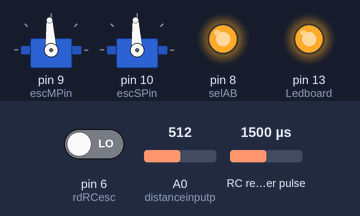
Bench run of a sketch on a simulated Arduino Uno, built with avr-gcc and run on an emulated ATmega328P. Shown: 2 × servo, output pins drawn as LEDs (lit = HIGH). Wiring (inferred from the names in the program): RC receiver channel: data pin 7. The inputs (shaded band) are chosen by the test bench; at power-on: RC receiver pulse 1500 µs, A0 (distanceinputp) = 512, pin 6 (rdRCesc) LOW. What the sketch prints to the serial monitor is not drawn.

Above: at 1.2 s.
1.3 s: RC receiver pulse (sensor on pin 7) set to 1020 µs
At 3.0 s:
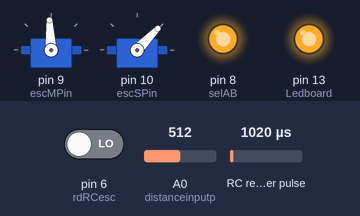
3.7 s: A0 (distanceinputp) set to 54
6.8 s: A0 (distanceinputp) set to 45
At 10.0 s:
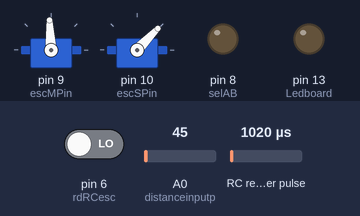
10.4 s: RC receiver pulse (sensor on pin 7) set to 1250 µs
At 12.0 s:
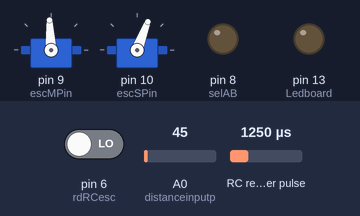
12.7 s: RC receiver pulse (sensor on pin 7) set to 1750 µs
At 14.0 s:
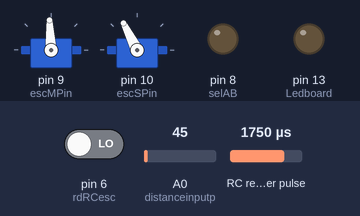
14.9 s: A0 (distanceinputp) set to 122
At 17.5 s:
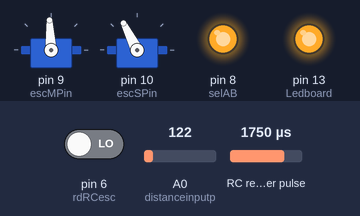
Timing chart, 0 to 19.0 s (numbered marks = the images above; inputs shaded):
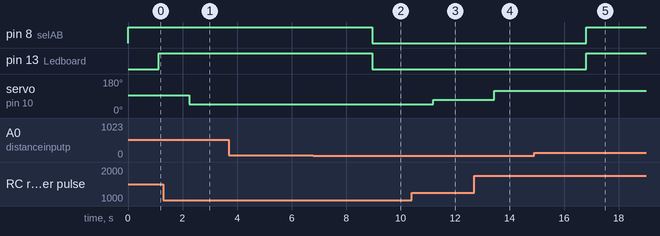

The sketch:

Sensor_2.ino
```cpp
// ===== SENSOR MISSION 2 — AUTO-STOP (Mini IVD 2024-25) =====
// Task: Vehicle auto-stops when within 2ft of a barrier. Driver controls car manually,
//   but stopping must be done autonomously by Arduino + ESC integration.
//
// Hardware: RC car with logic chip intercept (TB6612 or L6219 style A/B select).
//   selAB pin 8: HIGH = passthrough (RC in control), LOW = Arduino override.
//   When obstacle detected: selAB LOW → Arduino sends stop signal to ESC.
//
// FIX 1: `float duration, distance` and `int distance` were both declared → compile error.
//   Fixed: single declaration as `float distance`.
// FIX 2: `distance = analogRead(distanceinputp); distance = distance*0.0393701`
//   was missing a semicolon. Fixed.
// FIX 3: `motorESC.writeMicroseconds(0)` — sending 0µs to most ESCs is invalid/undefined.
//   Fixed to `motorESC.writeMicroseconds(1500)` = neutral/stop.
// FIX 4: Steering passthrough `motorSteer.writeMicroseconds(durationSteer)` is still active
//   during the stop phase (selAB LOW), which means steering continues to follow RC.
//   This is intentional — only throttle is overridden, driver can still steer.
//
// NOTE: This file mixes BOTH analog IR distance and sonar (Trig/Echo) sensor code.
//   PROBLEM: Sonar uses variables Trig and Echo which are NOT declared — compile error!
//   The analog IR read sets `distance`, then the sonar block immediately OVERWRITES it.
//   YOU NEED TO DECIDE: use IR only, or use sonar only.
//   OPTION A (IR only): Delete the sonar block (lines marked SONAR BLOCK below).
//   OPTION B (Sonar only): Delete the IR analog read, declare Trig/Echo pins, and use
//     the sonar distance for the threshold check.
//   Current file: Both blocks kept with sonar TODO marked. Car will NOT compile until resolved.
//
// TODO: If using sonar, add these declarations before setup():
//   const byte Trig = 13;
//   const byte Echo = 12;
//   And add to setup(): pinMode(Trig, OUTPUT); pinMode(Echo, INPUT);

#include <Servo.h>

// === MOTOR CONTROL (via logic chip intercept) ===
Servo motorESC;
Servo motorSteer;

const int selAB   = 8;   // HIGH = RC passthrough, LOW = Arduino takes over
const int escMPin = 9;   // ESC PWM output from Arduino
const int escSPin = 10;  // Steering servo PWM output from Arduino
const int Ledboard = 13; // onboard LED indicator

// === RC INPUT (read RC signals for passthrough) ===
const byte rdRCesc   = 6;
const byte rdRCsteer = 7;
unsigned long durationESC, durationSteer;

// === DISTANCE SENSOR ===
const byte distanceinputp = A0;
float distance;           // FIX: was declared twice (int + float). Now single float.

// TODO: If using sonar, uncomment these:
// const byte Trig = 13;
// const byte Echo = 12;
float duration;  // used in sonar calculation if sonar is enabled

void setup() {
  Serial.begin(9600);

  motorESC.attach(escMPin);
  motorSteer.attach(escSPin);
  pinMode(selAB,    OUTPUT);
  pinMode(Ledboard, OUTPUT);

  digitalWrite(selAB, HIGH);  // start in passthrough (RC in control)

  motorESC.writeMicroseconds(1500);    // neutral
  motorSteer.writeMicroseconds(1500);  // center

  Serial.println("Sensor_2 — Auto-Stop Ready");
}

void loop() {

  // === OPTION A: ANALOG IR DISTANCE ===
  // Keep this block if using an analog IR sensor on A0.
  distance = analogRead(distanceinputp);
  distance = distance * 0.0393701;  // FIX: added semicolon
  // NOTE: Threshold calibration needed — see Sensor_1 header notes.

  // === OPTION B: SONAR DISTANCE ===
  // TODO: Remove the IR block above and uncomment below if using HC-SR04 sonar.
  // Also declare Trig/Echo pins in header (see TODO above).
  //
  // digitalWrite(Trig, LOW);
  // delayMicroseconds(2);
  // digitalWrite(Trig, HIGH);
  // delayMicroseconds(10);
  // digitalWrite(Trig, LOW);
  // duration = pulseIn(Echo, HIGH);
  // distance = (duration * 0.0343) / 2;  // result in cm

  Serial.print("Distance: "); Serial.println(distance);
  delay(100);

  // === RC PASSTHROUGH — STEERING ===
  // Read RC steer signal and pass it to the servo (even during Arduino override)
  durationESC   = pulseIn(rdRCesc,   HIGH);
  durationSteer = pulseIn(rdRCsteer, HIGH);
  Serial.print("ESC: "); Serial.print(durationESC);
  Serial.print(" Steer: "); Serial.println(durationSteer);

  motorSteer.writeMicroseconds(durationSteer);  // always pass steering through

  // === AUTO-STOP LOGIC ===
  if (distance < 2) {
    // Within 2ft — Arduino takes over ESC and stops
    digitalWrite(selAB, LOW);           // override RC
    motorESC.writeMicroseconds(1500);   // FIX: was 0 (invalid). Now 1500 = neutral/stop.
    digitalWrite(Ledboard, LOW);        // LED off when stopped
  } else {
    // Clear — return to RC passthrough
    digitalWrite(selAB, HIGH);          // RC in control
    digitalWrite(Ledboard, HIGH);       // LED on when running
  }
}
```

Measured:
- the behaviour switches between 51 and 50 on A0 (distanceinputp) (found by bisection; images 1 and 2)
- after the input at 1.3 s, servo on pin 10 (escSPin): 93° → 46° after 0.94 s
- after the input at 3.7 s, every drawn part: stays the same
- after the input at 6.8 s, pin 8 (selAB), pin 13 (Ledboard): HIGH → LOW after 2.2 s
- after the input at 10.4 s, servo on pin 10 (escSPin): 46° → 69° after 0.80 s
- after the input at 12.7 s, servo on pin 10 (escSPin): 69° → 117° after 0.74 s
- after the input at 14.9 s, pin 8 (selAB), pin 13 (Ledboard): LOW → HIGH after 1.9 s
